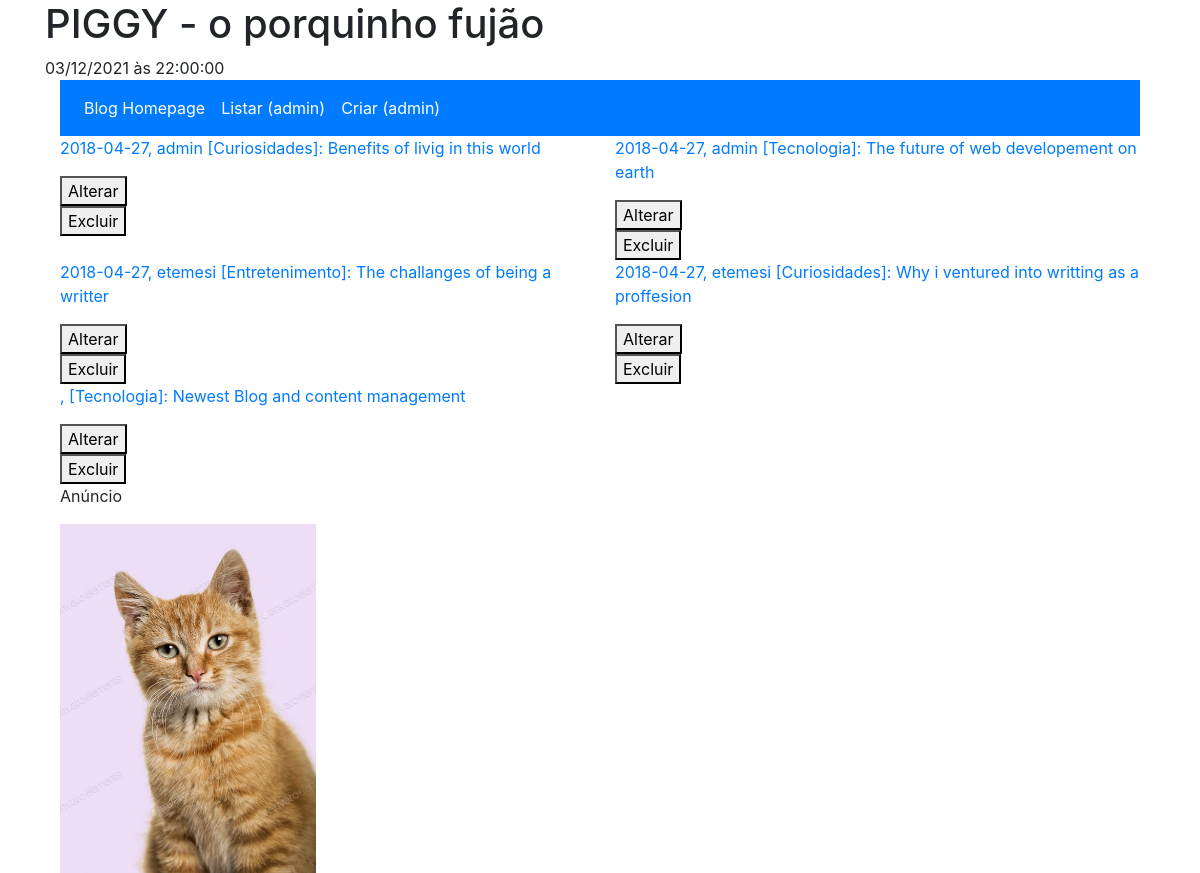
Before: /admin/listar.php with the older database file.
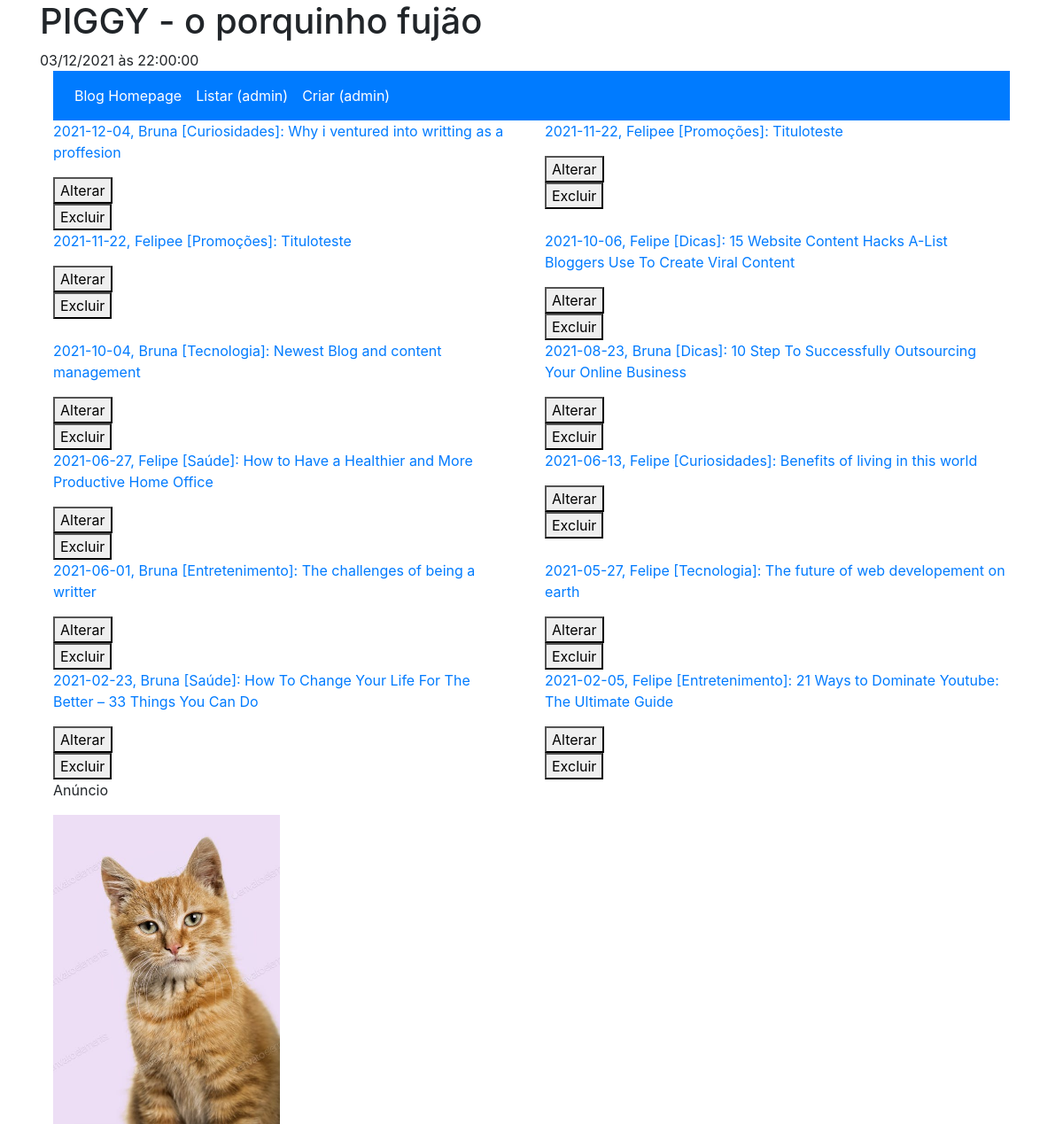
After: the same page with the newer database file.
### tables this page shows
CREATE TABLE `posts` (
  `id` int(10) UNSIGNED NOT NULL,
  `title` varchar(190) NOT NULL,
  `tags` varchar(40) NOT NULL,
  `content` text NOT NULL,
  `photo` varchar(50) NOT NULL,
  `status` varchar(40) NOT NULL,
  `date_created` date DEFAULT NULL,
  `author` varchar(40) DEFAULT NULL,
  `category` tinyint(3) UNSIGNED NOT NULL
);

CREATE TABLE `post_categories` (
  `id` int(10) UNSIGNED NOT NULL,
  `name` varchar(40) NOT NULL
);

### admin/listar.php (the view, shortened to what this page needs)
<!DOCTYPE html>
<html>
  <head>
    <link rel="stylesheet" type="text/css" href="https://stackpath.bootstrapcdn.com/bootstrap/4.4.1/css/bootstrap.min.css" />
    <link rel="stylesheet" href="https://use.fontawesome.com/releases/v5.7.0/css/all.css">
    <link rel="stylesheet" href="../estilo.css" />
  </head>
  <body class="container">
    <?php include '../conecta_mysql.inc'; ?>
    <header>
      <h1>PIGGY - o porquinho fujão</h1>
      <div>
        <?php
          echo date('d/m/Y \à\s H:i:s');
        ?>
      </div>
    </header>
    <div class="container-fluid">
      <nav class="navbar navbar-expand-sm bg-primary ">
        <ul class="navbar-nav">
          <li class="nav-item">
            <a class="nav-link text-white" href="../index.php">Blog Homepage</a>
          </li>
          <li class="nav-item">
            <a class="nav-link text-white" href="listar.php">Listar (admin)</a>
          </li>
          <li class="nav-item">
            <a class="nav-link text-white" href="inserir.php">Criar (admin)</a>
          </li>
        </ul>
      </nav>
      <section class="row">
        <?php
          $strSQL = array();
          $strSQL[] = "SELECT posts.id, posts.title, posts.date_created, posts.author, posts.category as category_id, cat.name as category_name";
          $strSQL[] = "FROM posts as posts";
          $strSQL[] = "LEFT JOIN post_categories as cat";
          $strSQL[] = "ON posts.category = cat.id";
          $strSQL[] = "ORDER BY date_created desc";
          $strSQL = implode(' ', $strSQL);
          $resultado =  mysqli_query($conexao, $strSQL);
          while (list($id, $title, $date_created, $author, $category_id, $category_name) = mysqli_fetch_array($resultado)) {
              echo
                "<div class='col-sm-6'>
                  <div>
                    <p><a href='../item.php?post=$id'>$date_created, $author [$category_name]: $title</a></p>
                  </div><div>
                    <form method='POST' action='alterar.php?post=$id'>
                      <button type='submit' name='change'>Alterar</button>
                    </form>
                    <form method='POST' action='excluir_feedback.php'>
                      <input type='hidden' name='post' value='$id'>
                      <button type='submit' name='botao'>Excluir</button>
                    </form>
                  </div>
                </div>";
          }
        ?>
      </section>
      <aside class="publicidade">
        <p>Anúncio</p>
        <img src="../imagens/publicidade.jpg" alt="foto de um gatinho laranja">
      </aside>
    </div>
  </body>
</html>

Changed rows visible on the page:
changed posts "Why i ventured into writting as a proffesion": date_created "2018-04-27" → "2021-12-04"; author "etemesi" → "Bruna"
added posts: date_created "2021-11-22", author "Felipee", post_categories.name "Promoções", title "Tituloteste"
added posts: date_created "2021-11-22", author "Felipee", post_categories.name "Promoções", title "Tituloteste"
added posts: date_created "2021-10-06", author "Felipe", post_categories.name "Dicas", title "15 Website Content Hacks A-List Bloggers Use To Create Viral Content"
changed posts "Newest Blog and content management": date_created (not shown) → "2021-10-04"; author (not shown) → "Bruna"
added posts: date_created "2021-08-23", author "Bruna", post_categories.name "Dicas", title "10 Step To Successfully Outsourcing Your Online Business"
added posts: date_created "2021-06-27", author "Felipe", post_categories.name "Saúde", title "How to Have a Healthier and More Productive Home Office"
changed posts: date_created "2018-04-27" → "2021-06-13"; author "admin" → "Felipe"; title "Benefits of livig in this world" → "Benefits of living in this world"; moves down the list
changed posts: date_created "2018-04-27" → "2021-06-01"; author "etemesi" → "Bruna"; title "The challanges of being a writter" → "The challenges of being a writter"; moves down the list
changed posts "The future of web developement on earth": date_created "2018-04-27" → "2021-05-27"; author "admin" → "Felipe"; moves down the list
added posts: date_created "2021-02-23", author "Bruna", post_categories.name "Saúde", title "How To Change Your Life For The Better – 33 Things You Can Do"
added posts: date_created "2021-02-05", author "Felipe", post_categories.name "Entretenimento", title "21 Ways to Dominate Youtube: The Ultimate Guide"
